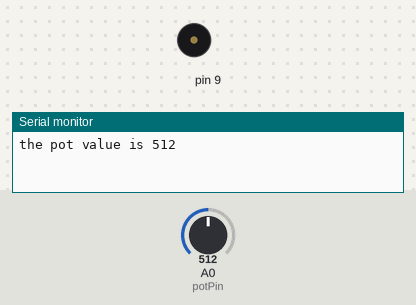
This sketch was run on a simulated Arduino Uno, built with avr-gcc and run on an emulated ATmega328P. Parts: buzzer (waves = sounding), the last lines printed to the serial monitor. The test bench sets the inputs (shaded band); at power-on: A0 (potPin) = 512.

Above: at 0.1 s.
At 3.16 s:
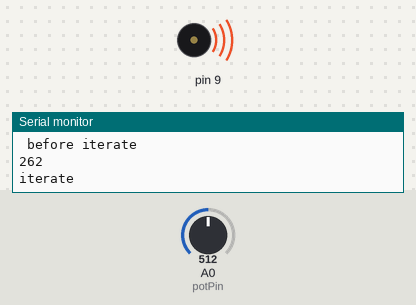
Timing chart, 0 to 5.2 s (numbered marks = the images above):
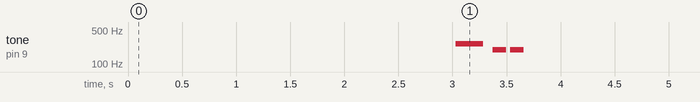

The sketch:

pot_mode_test.ino
```cpp
#include "pitches.h"
int potPin = A0;
int buzzerPin = A4;


int potValue;
boolean modeSet = false;
int mode;
int subMode = 10;
unsigned long currentMillis;
unsigned long nextPrintPotVal = 0;
long modeTimeout;
long modeConfirm;

  int numberOfNotes;
  int noteDuration;
  int melody[12];
  int noteDurations[12];


void setup()
{
 Serial.begin(9600);
 currentMillis = millis();
 modeTimeout = currentMillis + 3000; //how long before we beep what mode we are in
 modeConfirm = currentMillis + 5000;
}//end setup

void loop()
{
 //delay(500);
  currentMillis = millis();
   //Serial.println( currentMillis );

  if (!modeSet) {
    //check pot set mode
    readPot();
    if (potValue > 819) {
      mode = 5;
    } else if (potValue > 615) {
      mode = 4;
    } else if (potValue > 411) {
      mode = 3;
    } else if (potValue > 207) {
      mode = 2;
    } else {
      mode = 1;
    }

    if ( generalDelay(modeTimeout) ) {
      modeSet = true;
      beep(mode); // beep what mode I'm in
    }
    if ( generalDelay(modeConfirm) ) {

    }


    if ( generalDelay(nextPrintPotVal)  ) {
      nextPrintPotVal = currentMillis + 1000;
      Serial.print("the pot value is ");
      Serial.println(potValue);
    }


  } else { //mode is now set continue with program
    //
  }// end if mode


  delay(1);  //time between each step taken, speed of walk
}// end loop


void readPot()
{
  potValue = analogRead(potPin);
}

//This holds all tht
void beep(int songNumber) {

  Serial.print("song number ");
  Serial.println(songNumber);

  switch (songNumber) {
    case 1:
      {//mode 1 beep
        int numberOfNotes = 1;
        int melody[] = {NOTE_C4, NOTE_G3,NOTE_G3, NOTE_A3, NOTE_G3,0, NOTE_B3, NOTE_C4};
        int noteDurations[] = {4, 8, 8, 4,4,4,4,4 };
        playSong(numberOfNotes, melody, noteDurations);
      }
    break;
    case 2:
      {//mode 1 beep
        int numberOfNotes = 2;
        int melody[] = {NOTE_C4, NOTE_G3,NOTE_G3, NOTE_A3, NOTE_G3,0, NOTE_B3, NOTE_C4};
        int noteDurations[] = {4, 8, 8, 4,4,4,4,4 };
        playSong(numberOfNotes, melody, noteDurations);
      }
    break;
    case 3:
      {
        int numberOfNotes = 3;
        int melody[] = {NOTE_C4, NOTE_G3,NOTE_G3, NOTE_A3, NOTE_G3,0, NOTE_B3, NOTE_C4};
        int noteDurations[] = {4, 8, 8, 4,4,4,4,4 };
        playSong(numberOfNotes, melody, noteDurations);
      }
    break;
    case 4:
      {//mode 1 beep
       int numberOfNotes = 4;
        int melody[] = {NOTE_C4, NOTE_G3,NOTE_G3, NOTE_A3, NOTE_G3,0, NOTE_B3, NOTE_C4};
        int noteDurations[] = {4, 8, 8, 4,4,4,4,4 };
        playSong(numberOfNotes, melody, noteDurations);
      }
    break;
    case 5:
      {//mode 1 beep
        int numberOfNotes = 5;
        int melody[] = {NOTE_C4, NOTE_G3,NOTE_G3, NOTE_A3, NOTE_G3,0, NOTE_B3, NOTE_C4};
        int noteDurations[] = {4, 8, 8, 4,4,4,4,4 };
        playSong(numberOfNotes, melody, noteDurations);
      }
    break;
  }//end switch


}//end beep function


void playSong(int numberOfNotes, int melody[], int noteDurations[]) {

  Serial.println("in playSong~~~~~~~~~~~~~~~~~~~~~~~~~~~~~~~~~~~~~~~");
  Serial.println(numberOfNotes);
  Serial.println(melody[0]);
  Serial.println(noteDurations[0]);
    Serial.println(" before iterate");


    // iterate over the notes of the melody:
  for (int thisNote = 0; thisNote < numberOfNotes; thisNote++) {

    // to calculate the note duration, take one second
    // divided by the note type.
    //e.g. quarter note = 1000 / 4, eighth note = 1000/8, etc.
    int noteDuration = 1000/noteDurations[thisNote];
    tone(9, melody[thisNote],noteDuration);

    Serial.println(melody[thisNote]);
    Serial.println("iterate");

    // to distinguish the notes, set a minimum time between them.
    // the note's duration + 30% seems to work well:
    int pauseBetweenNotes = noteDuration * 1.30;
    delay(pauseBetweenNotes);
    // stop the tone playing:
    noTone(9);
  }
}


//Send this function a next evenEventMillis time and it will
//return true if it is time to trigger that event
//if true remember to reset your nextEventMillis variable into the future
boolean generalDelay(unsigned long nextEventMillis) {
 if( currentMillis >= nextEventMillis) {
   return true;
 } else {
   return false;
 }
}// end generalDelay
```

Measured:
- by itself, tone on pin 9: plays 262 Hz for 0.25 s, 196 Hz for 0.13 s, 196 Hz for 0.13 s
